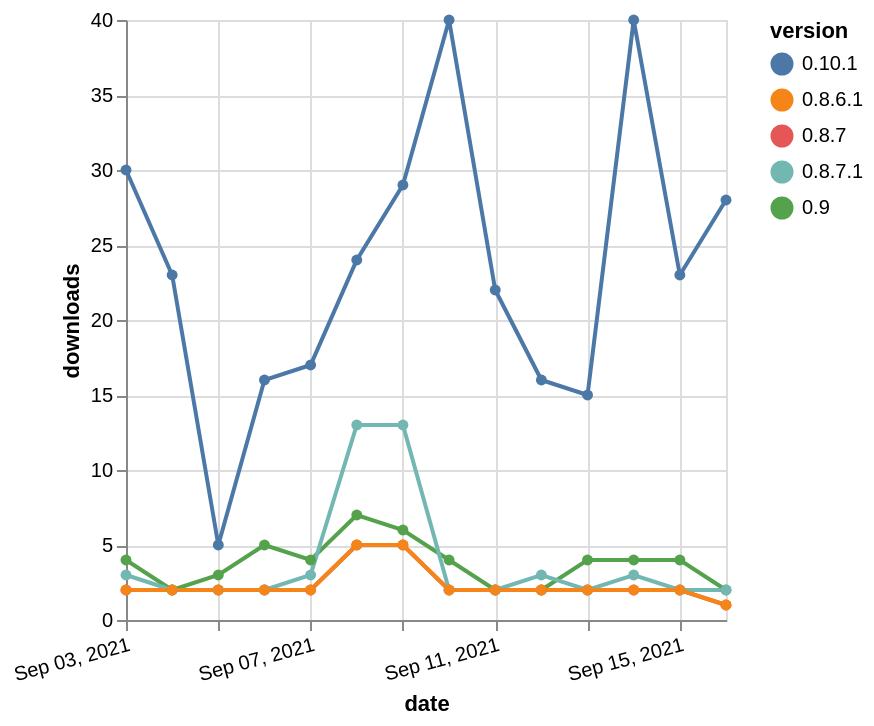

Write the Vega-Lite specification saved for this chart.
### Vega-Lite specification from a JSON file in a GitHub repository (floating-point values rounded to 4 significant figures)
{"$schema": "https://vega.github.io/schema/vega-lite/v5.json", "description": "A simple bar chart with embedded data.", "data": {"values": [{"date": "2021-09-03", "total": 17056, "delta": 30, "version": "0.10.1"}, {"date": "2021-09-04", "total": 17079, "delta": 23, "version": "0.10.1"}, {"date": "2021-09-05", "total": 17084, "delta": 5, "version": "0.10.1"}, {"date": "2021-09-06", "total": 17100, "delta": 16, "version": "0.10.1"}, {"date": "2021-09-07", "total": 17117, "delta": 17, "version": "0.10.1"}, {"date": "2021-09-08", "total": 17141, "delta": 24, "version": "0.10.1"}, {"date": "2021-09-09", "total": 17170, "delta": 29, "version": "0.10.1"}, {"date": "2021-09-10", "total": 17210, "delta": 40, "version": "0.10.1"}, {"date": "2021-09-11", "total": 17232, "delta": 22, "version": "0.10.1"}, {"date": "2021-09-12", "total": 17248, "delta": 16, "version": "0.10.1"}, {"date": "2021-09-13", "total": 17263, "delta": 15, "version": "0.10.1"}, {"date": "2021-09-14", "total": 17303, "delta": 40, "version": "0.10.1"}, {"date": "2021-09-15", "total": 17326, "delta": 23, "version": "0.10.1"}, {"date": "2021-09-16", "total": 17354, "delta": 28, "version": "0.10.1"}, {"date": "2021-09-03", "total": 24801, "delta": 4, "version": "0.9"}, {"date": "2021-09-04", "total": 24803, "delta": 2, "version": "0.9"}, {"date": "2021-09-05", "total": 24806, "delta": 3, "version": "0.9"}, {"date": "2021-09-06", "total": 24811, "delta": 5, "version": "0.9"}, {"date": "2021-09-07", "total": 24815, "delta": 4, "version": "0.9"}, {"date": "2021-09-08", "total": 24822, "delta": 7, "version": "0.9"}, {"date": "2021-09-09", "total": 24828, "delta": 6, "version": "0.9"}, {"date": "2021-09-10", "total": 24832, "delta": 4, "version": "0.9"}, {"date": "2021-09-11", "total": 24834, "delta": 2, "version": "0.9"}, {"date": "2021-09-12", "total": 24836, "delta": 2, "version": "0.9"}, {"date": "2021-09-13", "total": 24840, "delta": 4, "version": "0.9"}, {"date": "2021-09-14", "total": 24844, "delta": 4, "version": "0.9"}, {"date": "2021-09-15", "total": 24848, "delta": 4, "version": "0.9"}, {"date": "2021-09-16", "total": 24850, "delta": 2, "version": "0.9"}, {"date": "2021-09-03", "total": 3777, "delta": 2, "version": "0.8.7"}, {"date": "2021-09-04", "total": 3779, "delta": 2, "version": "0.8.7"}, {"date": "2021-09-05", "total": 3781, "delta": 2, "version": "0.8.7"}, {"date": "2021-09-06", "total": 3783, "delta": 2, "version": "0.8.7"}, {"date": "2021-09-07", "total": 3785, "delta": 2, "version": "0.8.7"}, {"date": "2021-09-08", "total": 3790, "delta": 5, "version": "0.8.7"}, {"date": "2021-09-09", "total": 3795, "delta": 5, "version": "0.8.7"}, {"date": "2021-09-10", "total": 3797, "delta": 2, "version": "0.8.7"}, {"date": "2021-09-11", "total": 3799, "delta": 2, "version": "0.8.7"}, {"date": "2021-09-12", "total": 3801, "delta": 2, "version": "0.8.7"}, {"date": "2021-09-13", "total": 3803, "delta": 2, "version": "0.8.7"}, {"date": "2021-09-14", "total": 3805, "delta": 2, "version": "0.8.7"}, {"date": "2021-09-15", "total": 3807, "delta": 2, "version": "0.8.7"}, {"date": "2021-09-16", "total": 3808, "delta": 1, "version": "0.8.7"}, {"date": "2021-09-03", "total": 21008, "delta": 3, "version": "0.8.7.1"}, {"date": "2021-09-04", "total": 21010, "delta": 2, "version": "0.8.7.1"}, {"date": "2021-09-05", "total": 21012, "delta": 2, "version": "0.8.7.1"}, {"date": "2021-09-06", "total": 21014, "delta": 2, "version": "0.8.7.1"}, {"date": "2021-09-07", "total": 21017, "delta": 3, "version": "0.8.7.1"}, {"date": "2021-09-08", "total": 21030, "delta": 13, "version": "0.8.7.1"}, {"date": "2021-09-09", "total": 21043, "delta": 13, "version": "0.8.7.1"}, {"date": "2021-09-10", "total": 21045, "delta": 2, "version": "0.8.7.1"}, {"date": "2021-09-11", "total": 21047, "delta": 2, "version": "0.8.7.1"}, {"date": "2021-09-12", "total": 21050, "delta": 3, "version": "0.8.7.1"}, {"date": "2021-09-13", "total": 21052, "delta": 2, "version": "0.8.7.1"}, {"date": "2021-09-14", "total": 21055, "delta": 3, "version": "0.8.7.1"}, {"date": "2021-09-15", "total": 21057, "delta": 2, "version": "0.8.7.1"}, {"date": "2021-09-16", "total": 21059, "delta": 2, "version": "0.8.7.1"}, {"date": "2021-09-03", "total": 4356, "delta": 2, "version": "0.8.6.1"}, {"date": "2021-09-04", "total": 4358, "delta": 2, "version": "0.8.6.1"}, {"date": "2021-09-05", "total": 4360, "delta": 2, "version": "0.8.6.1"}, {"date": "2021-09-06", "total": 4362, "delta": 2, "version": "0.8.6.1"}, {"date": "2021-09-07", "total": 4364, "delta": 2, "version": "0.8.6.1"}, {"date": "2021-09-08", "total": 4369, "delta": 5, "version": "0.8.6.1"}, {"date": "2021-09-09", "total": 4374, "delta": 5, "version": "0.8.6.1"}, {"date": "2021-09-10", "total": 4376, "delta": 2, "version": "0.8.6.1"}, {"date": "2021-09-11", "total": 4378, "delta": 2, "version": "0.8.6.1"}, {"date": "2021-09-12", "total": 4380, "delta": 2, "version": "0.8.6.1"}, {"date": "2021-09-13", "total": 4382, "delta": 2, "version": "0.8.6.1"}, {"date": "2021-09-14", "total": 4384, "delta": 2, "version": "0.8.6.1"}, {"date": "2021-09-15", "total": 4386, "delta": 2, "version": "0.8.6.1"}, {"date": "2021-09-16", "total": 4387, "delta": 1, "version": "0.8.6.1"}]}, "width": "container", "mark": {"type": "line", "point": {"filled": true}}, "encoding": {"x": {"field": "date", "type": "temporal", "timeUnit": "yearmonthdate", "title": "date", "axis": {"labelAngle": -15}}, "y": {"field": "delta", "type": "quantitative", "title": "downloads"}, "color": {"field": "version", "type": "nominal"}, "tooltip": {"field": "delta"}}}
